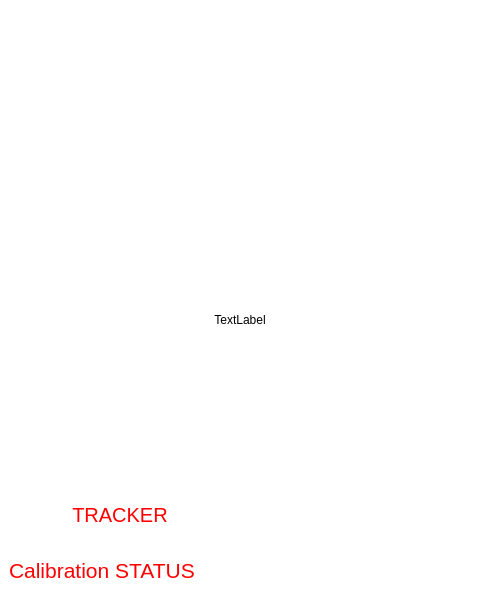
<?xml version="1.0" encoding="UTF-8"?>
<ui version="4.0">
 <class>OverlayWidget</class>
 <widget class="QWidget" name="OverlayWidget">
  <property name="geometry">
   <rect>
    <x>0</x>
    <y>0</y>
    <width>480</width>
    <height>600</height>
   </rect>
  </property>
  <property name="windowTitle">
   <string>Hello World Overlay</string>
  </property>
  <property name="styleSheet">
   <string notr="true">background-color: rgba(0, 0, 0, 0);</string>
  </property>
  <widget class="QLabel" name="label">
   <property name="geometry">
    <rect>
     <x>0</x>
     <y>0</y>
     <width>480</width>
     <height>640</height>
    </rect>
   </property>
   <property name="text">
    <string>TextLabel</string>
   </property>
   <property name="alignment">
    <set>Qt::AlignCenter</set>
   </property>
  </widget>
  <widget class="QTextEdit" name="textEdit">
   <property name="geometry">
    <rect>
     <x>0</x>
     <y>640</y>
     <width>480</width>
     <height>70</height>
    </rect>
   </property>
   <property name="font">
    <font>
     <pointsize>10</pointsize>
    </font>
   </property>
   <property name="autoFillBackground">
    <bool>true</bool>
   </property>
   <property name="styleSheet">
    <string notr="true">background-color: rgba(255, 255, 0, 100);</string>
   </property>
  </widget>
  <widget class="QLabel" name="label_2">
   <property name="geometry">
    <rect>
     <x>9</x>
     <y>535</y>
     <width>471</width>
     <height>70</height>
    </rect>
   </property>
   <property name="font">
    <font>
     <pointsize>16</pointsize>
    </font>
   </property>
   <property name="styleSheet">
    <string notr="true">color: rgb(255, 0, 0);</string>
   </property>
   <property name="text">
    <string>Calibration STATUS</string>
   </property>
   <property name="alignment">
    <set>Qt::AlignLeading|Qt::AlignLeft|Qt::AlignVCenter</set>
   </property>
  </widget>
  <widget class="QLabel" name="label_3">
   <property name="geometry">
    <rect>
     <x>0</x>
     <y>480</y>
     <width>240</width>
     <height>70</height>
    </rect>
   </property>
   <property name="font">
    <font>
     <pointsize>15</pointsize>
    </font>
   </property>
   <property name="styleSheet">
    <string notr="true">color: rgb(255, 0, 0);</string>
   </property>
   <property name="text">
    <string>TRACKER</string>
   </property>
   <property name="alignment">
    <set>Qt::AlignCenter</set>
   </property>
  </widget>
 </widget>
 <layoutdefault spacing="6" margin="11"/>
 <resources/>
 <connections/>
</ui>
